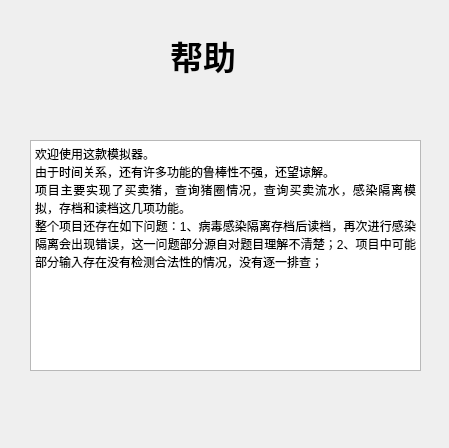
<?xml version="1.0" encoding="UTF-8"?>
<ui version="4.0">
 <class>help</class>
 <widget class="QWidget" name="help">
  <property name="geometry">
   <rect>
    <x>0</x>
    <y>0</y>
    <width>449</width>
    <height>448</height>
   </rect>
  </property>
  <property name="windowTitle">
   <string>Form</string>
  </property>
  <widget class="QLabel" name="label">
   <property name="geometry">
    <rect>
     <x>-20</x>
     <y>-130</y>
     <width>581</width>
     <height>771</height>
    </rect>
   </property>
   <property name="text">
    <string/>
   </property>
   <property name="pixmap">
    <pixmap>:/sourcefile/pigback0.jpg</pixmap>
   </property>
  </widget>
  <widget class="QLabel" name="label_2">
   <property name="geometry">
    <rect>
     <x>170</x>
     <y>30</y>
     <width>101</width>
     <height>51</height>
    </rect>
   </property>
   <property name="font">
    <font>
     <family>楷体</family>
     <pointsize>25</pointsize>
     <weight>75</weight>
     <bold>true</bold>
    </font>
   </property>
   <property name="text">
    <string>帮助</string>
   </property>
  </widget>
  <widget class="QTextBrowser" name="textBrowser">
   <property name="geometry">
    <rect>
     <x>30</x>
     <y>140</y>
     <width>391</width>
     <height>231</height>
    </rect>
   </property>
   <property name="html">
    <string>&lt;!DOCTYPE HTML PUBLIC &quot;-//W3C//DTD HTML 4.0//EN&quot; &quot;http://www.w3.org/TR/REC-html40/strict.dtd&quot;&gt;
&lt;html&gt;&lt;head&gt;&lt;meta name=&quot;qrichtext&quot; content=&quot;1&quot; /&gt;&lt;style type=&quot;text/css&quot;&gt;
p, li { white-space: pre-wrap; }
&lt;/style&gt;&lt;/head&gt;&lt;body style=&quot; font-family:'SimSun'; font-size:9pt; font-weight:400; font-style:normal;&quot;&gt;
&lt;p align=&quot;justify&quot; style=&quot; margin-top:0px; margin-bottom:0px; margin-left:0px; margin-right:0px; -qt-block-indent:0; text-indent:0px;&quot;&gt;&lt;span style=&quot; font-family:'SimSun';&quot;&gt;欢迎使用这款模拟器。&lt;/span&gt;&lt;/p&gt;
&lt;p align=&quot;justify&quot; style=&quot; margin-top:0px; margin-bottom:0px; margin-left:0px; margin-right:0px; -qt-block-indent:0; text-indent:0px;&quot;&gt;&lt;span style=&quot; font-family:'SimSun';&quot;&gt;由于时间关系，还有许多功能的鲁棒性不强，还望谅解。&lt;/span&gt;&lt;/p&gt;
&lt;p align=&quot;justify&quot; style=&quot; margin-top:0px; margin-bottom:0px; margin-left:0px; margin-right:0px; -qt-block-indent:0; text-indent:0px;&quot;&gt;&lt;span style=&quot; font-family:'SimSun';&quot;&gt;项目主要实现了买卖猪，查询猪圈情况，查询买卖流水，感染隔离模拟，存档和读档这几项功能。&lt;/span&gt;&lt;/p&gt;
&lt;p align=&quot;justify&quot; style=&quot; margin-top:0px; margin-bottom:0px; margin-left:0px; margin-right:0px; -qt-block-indent:0; text-indent:0px;&quot;&gt;&lt;span style=&quot; font-family:'SimSun';&quot;&gt;整个项目还存在如下问题：1、病毒感染隔离存档后读档，再次进行感染隔离会出现错误，这一问题部分源自对题目理解不清楚；2、项目中可能部分输入存在没有检测合法性的情况，没有逐一排查；&lt;/span&gt;&lt;/p&gt;
&lt;p align=&quot;justify&quot; style=&quot;-qt-paragraph-type:empty; margin-top:0px; margin-bottom:0px; margin-left:0px; margin-right:0px; -qt-block-indent:0; text-indent:0px; font-family:'SimSun';&quot;&gt;&lt;br /&gt;&lt;/p&gt;
&lt;p style=&quot;-qt-paragraph-type:empty; margin-top:0px; margin-bottom:0px; margin-left:0px; margin-right:0px; -qt-block-indent:0; text-indent:0px; font-family:'SimSun';&quot;&gt;&lt;br /&gt;&lt;/p&gt;&lt;/body&gt;&lt;/html&gt;</string>
   </property>
  </widget>
 </widget>
 <resources/>
 <connections/>
</ui>
